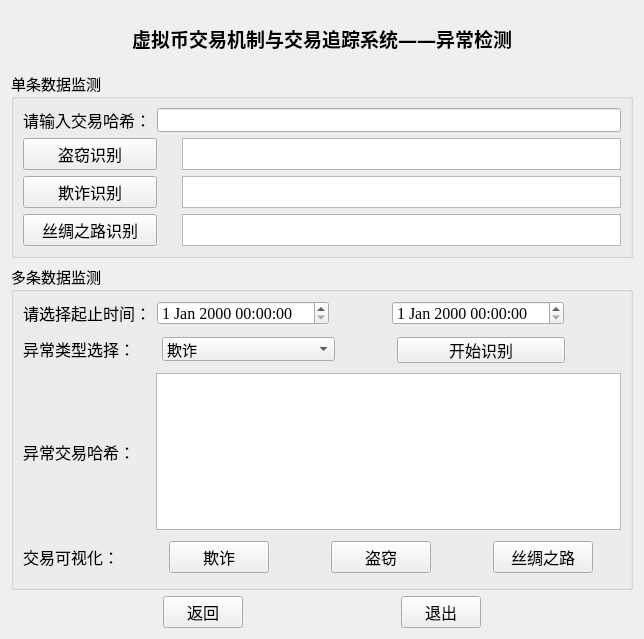
<?xml version="1.0" encoding="UTF-8"?>
<ui version="4.0">
 <class>Form</class>
 <widget class="QWidget" name="Form">
  <property name="geometry">
   <rect>
    <x>0</x>
    <y>0</y>
    <width>644</width>
    <height>639</height>
   </rect>
  </property>
  <property name="font">
   <font>
    <family>Agency FB</family>
    <pointsize>12</pointsize>
   </font>
  </property>
  <property name="windowTitle">
   <string>Form</string>
  </property>
  <layout class="QVBoxLayout" name="verticalLayout_3" stretch="1,2,6,1">
   <item>
    <widget class="QLabel" name="label">
     <property name="font">
      <font>
       <family>Agency FB</family>
       <pointsize>14</pointsize>
       <weight>75</weight>
       <bold>true</bold>
      </font>
     </property>
     <property name="text">
      <string>虚拟币交易机制与交易追踪系统——异常检测</string>
     </property>
     <property name="alignment">
      <set>Qt::AlignCenter</set>
     </property>
    </widget>
   </item>
   <item>
    <widget class="QGroupBox" name="groupBox_2">
     <property name="font">
      <font>
       <family>Agency FB</family>
       <pointsize>11</pointsize>
      </font>
     </property>
     <property name="title">
      <string>单条数据监测</string>
     </property>
     <layout class="QVBoxLayout" name="verticalLayout">
      <item>
       <layout class="QHBoxLayout" name="horizontalLayout" stretch="0,0">
        <item>
         <widget class="QLabel" name="label_4">
          <property name="font">
           <font>
            <family>Agency FB</family>
            <pointsize>12</pointsize>
           </font>
          </property>
          <property name="text">
           <string>请输入交易哈希：</string>
          </property>
         </widget>
        </item>
        <item>
         <widget class="QLineEdit" name="txhashText">
          <property name="sizePolicy">
           <sizepolicy hsizetype="Minimum" vsizetype="Minimum">
            <horstretch>2</horstretch>
            <verstretch>0</verstretch>
           </sizepolicy>
          </property>
          <property name="minimumSize">
           <size>
            <width>100</width>
            <height>24</height>
           </size>
          </property>
         </widget>
        </item>
       </layout>
      </item>
      <item>
       <layout class="QHBoxLayout" name="horizontalLayout_2" stretch="7,1,23">
        <item>
         <widget class="QPushButton" name="singleTheft">
          <property name="font">
           <font>
            <family>Agency FB</family>
            <pointsize>12</pointsize>
           </font>
          </property>
          <property name="text">
           <string>盗窃识别</string>
          </property>
         </widget>
        </item>
        <item>
         <spacer name="horizontalSpacer">
          <property name="orientation">
           <enum>Qt::Horizontal</enum>
          </property>
          <property name="sizeHint" stdset="0">
           <size>
            <width>40</width>
            <height>20</height>
           </size>
          </property>
         </spacer>
        </item>
        <item>
         <widget class="QTextBrowser" name="sinThText">
          <property name="sizePolicy">
           <sizepolicy hsizetype="Minimum" vsizetype="Minimum">
            <horstretch>0</horstretch>
            <verstretch>0</verstretch>
           </sizepolicy>
          </property>
          <property name="minimumSize">
           <size>
            <width>100</width>
            <height>20</height>
           </size>
          </property>
          <property name="openExternalLinks">
           <bool>false</bool>
          </property>
         </widget>
        </item>
       </layout>
      </item>
      <item>
       <spacer name="verticalSpacer">
        <property name="orientation">
         <enum>Qt::Vertical</enum>
        </property>
        <property name="sizeHint" stdset="0">
         <size>
          <width>20</width>
          <height>40</height>
         </size>
        </property>
       </spacer>
      </item>
      <item>
       <layout class="QHBoxLayout" name="horizontalLayout_8" stretch="7,1,23">
        <item>
         <widget class="QPushButton" name="singleFraud">
          <property name="font">
           <font>
            <family>Agency FB</family>
            <pointsize>12</pointsize>
           </font>
          </property>
          <property name="text">
           <string>欺诈识别</string>
          </property>
         </widget>
        </item>
        <item>
         <spacer name="horizontalSpacer_10">
          <property name="orientation">
           <enum>Qt::Horizontal</enum>
          </property>
          <property name="sizeHint" stdset="0">
           <size>
            <width>40</width>
            <height>20</height>
           </size>
          </property>
         </spacer>
        </item>
        <item>
         <widget class="QTextBrowser" name="sinFrText">
          <property name="sizePolicy">
           <sizepolicy hsizetype="Minimum" vsizetype="Minimum">
            <horstretch>0</horstretch>
            <verstretch>0</verstretch>
           </sizepolicy>
          </property>
          <property name="minimumSize">
           <size>
            <width>0</width>
            <height>20</height>
           </size>
          </property>
          <property name="openExternalLinks">
           <bool>false</bool>
          </property>
         </widget>
        </item>
       </layout>
      </item>
      <item>
       <spacer name="verticalSpacer_2">
        <property name="orientation">
         <enum>Qt::Vertical</enum>
        </property>
        <property name="sizeHint" stdset="0">
         <size>
          <width>20</width>
          <height>40</height>
         </size>
        </property>
       </spacer>
      </item>
      <item>
       <layout class="QHBoxLayout" name="horizontalLayout_9" stretch="7,1,23">
        <item>
         <widget class="QPushButton" name="singleSilk">
          <property name="font">
           <font>
            <family>Agency FB</family>
            <pointsize>12</pointsize>
           </font>
          </property>
          <property name="text">
           <string>丝绸之路识别</string>
          </property>
         </widget>
        </item>
        <item>
         <spacer name="horizontalSpacer_11">
          <property name="orientation">
           <enum>Qt::Horizontal</enum>
          </property>
          <property name="sizeHint" stdset="0">
           <size>
            <width>40</width>
            <height>20</height>
           </size>
          </property>
         </spacer>
        </item>
        <item>
         <widget class="QTextBrowser" name="sinSilkText">
          <property name="sizePolicy">
           <sizepolicy hsizetype="Minimum" vsizetype="Minimum">
            <horstretch>0</horstretch>
            <verstretch>0</verstretch>
           </sizepolicy>
          </property>
          <property name="minimumSize">
           <size>
            <width>0</width>
            <height>24</height>
           </size>
          </property>
          <property name="openExternalLinks">
           <bool>false</bool>
          </property>
         </widget>
        </item>
       </layout>
      </item>
     </layout>
    </widget>
   </item>
   <item>
    <widget class="QGroupBox" name="groupBox_3">
     <property name="sizePolicy">
      <sizepolicy hsizetype="Minimum" vsizetype="Minimum">
       <horstretch>0</horstretch>
       <verstretch>0</verstretch>
      </sizepolicy>
     </property>
     <property name="minimumSize">
      <size>
       <width>0</width>
       <height>24</height>
      </size>
     </property>
     <property name="font">
      <font>
       <family>Agency FB</family>
       <pointsize>11</pointsize>
      </font>
     </property>
     <property name="title">
      <string>多条数据监测</string>
     </property>
     <layout class="QVBoxLayout" name="verticalLayout_2">
      <item>
       <layout class="QHBoxLayout" name="horizontalLayout_3" stretch="4,6,2,6,2">
        <item>
         <widget class="QLabel" name="label_6">
          <property name="font">
           <font>
            <family>Agency FB</family>
            <pointsize>12</pointsize>
           </font>
          </property>
          <property name="text">
           <string>请选择起止时间：</string>
          </property>
         </widget>
        </item>
        <item>
         <widget class="QDateTimeEdit" name="startDate">
          <property name="sizePolicy">
           <sizepolicy hsizetype="Minimum" vsizetype="Maximum">
            <horstretch>0</horstretch>
            <verstretch>0</verstretch>
           </sizepolicy>
          </property>
          <property name="minimumSize">
           <size>
            <width>0</width>
            <height>24</height>
           </size>
          </property>
          <property name="maximumSize">
           <size>
            <width>180</width>
            <height>24</height>
           </size>
          </property>
          <property name="font">
           <font>
            <family>Times New Roman</family>
            <pointsize>12</pointsize>
           </font>
          </property>
         </widget>
        </item>
        <item>
         <spacer name="horizontalSpacer_6">
          <property name="orientation">
           <enum>Qt::Horizontal</enum>
          </property>
          <property name="sizeHint" stdset="0">
           <size>
            <width>40</width>
            <height>20</height>
           </size>
          </property>
         </spacer>
        </item>
        <item>
         <widget class="QDateTimeEdit" name="endDate">
          <property name="sizePolicy">
           <sizepolicy hsizetype="Minimum" vsizetype="Maximum">
            <horstretch>0</horstretch>
            <verstretch>0</verstretch>
           </sizepolicy>
          </property>
          <property name="minimumSize">
           <size>
            <width>0</width>
            <height>24</height>
           </size>
          </property>
          <property name="maximumSize">
           <size>
            <width>180</width>
            <height>24</height>
           </size>
          </property>
          <property name="font">
           <font>
            <family>Times New Roman</family>
            <pointsize>12</pointsize>
           </font>
          </property>
         </widget>
        </item>
        <item>
         <spacer name="horizontalSpacer_7">
          <property name="orientation">
           <enum>Qt::Horizontal</enum>
          </property>
          <property name="sizeHint" stdset="0">
           <size>
            <width>40</width>
            <height>20</height>
           </size>
          </property>
         </spacer>
        </item>
       </layout>
      </item>
      <item>
       <spacer name="verticalSpacer_3">
        <property name="orientation">
         <enum>Qt::Vertical</enum>
        </property>
        <property name="sizeHint" stdset="0">
         <size>
          <width>20</width>
          <height>40</height>
         </size>
        </property>
       </spacer>
      </item>
      <item>
       <layout class="QHBoxLayout" name="horizontalLayout_7" stretch="2,5,1,3,1">
        <item>
         <widget class="QLabel" name="label_2">
          <property name="font">
           <font>
            <family>Agency FB</family>
            <pointsize>12</pointsize>
           </font>
          </property>
          <property name="text">
           <string>异常类型选择：     </string>
          </property>
         </widget>
        </item>
        <item>
         <widget class="QComboBox" name="multiAnoClassCombo">
          <property name="sizePolicy">
           <sizepolicy hsizetype="Minimum" vsizetype="Maximum">
            <horstretch>0</horstretch>
            <verstretch>0</verstretch>
           </sizepolicy>
          </property>
          <property name="minimumSize">
           <size>
            <width>0</width>
            <height>24</height>
           </size>
          </property>
          <property name="maximumSize">
           <size>
            <width>173</width>
            <height>24</height>
           </size>
          </property>
          <item>
           <property name="text">
            <string>欺诈</string>
           </property>
          </item>
          <item>
           <property name="text">
            <string>盗窃</string>
           </property>
          </item>
          <item>
           <property name="text">
            <string>丝绸之路</string>
           </property>
          </item>
         </widget>
        </item>
        <item>
         <spacer name="horizontalSpacer_8">
          <property name="orientation">
           <enum>Qt::Horizontal</enum>
          </property>
          <property name="sizeHint" stdset="0">
           <size>
            <width>40</width>
            <height>20</height>
           </size>
          </property>
         </spacer>
        </item>
        <item>
         <widget class="QPushButton" name="MultiAD_Btn">
          <property name="sizePolicy">
           <sizepolicy hsizetype="Minimum" vsizetype="Maximum">
            <horstretch>0</horstretch>
            <verstretch>0</verstretch>
           </sizepolicy>
          </property>
          <property name="minimumSize">
           <size>
            <width>0</width>
            <height>26</height>
           </size>
          </property>
          <property name="maximumSize">
           <size>
            <width>180</width>
            <height>24</height>
           </size>
          </property>
          <property name="font">
           <font>
            <family>Agency FB</family>
            <pointsize>12</pointsize>
           </font>
          </property>
          <property name="text">
           <string>开始识别</string>
          </property>
         </widget>
        </item>
        <item>
         <spacer name="horizontalSpacer_9">
          <property name="orientation">
           <enum>Qt::Horizontal</enum>
          </property>
          <property name="sizeHint" stdset="0">
           <size>
            <width>40</width>
            <height>20</height>
           </size>
          </property>
         </spacer>
        </item>
       </layout>
      </item>
      <item>
       <spacer name="verticalSpacer_8">
        <property name="orientation">
         <enum>Qt::Vertical</enum>
        </property>
        <property name="sizeHint" stdset="0">
         <size>
          <width>20</width>
          <height>40</height>
         </size>
        </property>
       </spacer>
      </item>
      <item>
       <layout class="QHBoxLayout" name="horizontalLayout_5" stretch="3,11">
        <item>
         <widget class="QLabel" name="label_7">
          <property name="font">
           <font>
            <family>Agency FB</family>
            <pointsize>12</pointsize>
           </font>
          </property>
          <property name="text">
           <string>异常交易哈希：</string>
          </property>
         </widget>
        </item>
        <item>
         <widget class="QTextBrowser" name="AnoTxHashTxt"/>
        </item>
       </layout>
      </item>
      <item>
       <spacer name="verticalSpacer_4">
        <property name="orientation">
         <enum>Qt::Vertical</enum>
        </property>
        <property name="sizeHint" stdset="0">
         <size>
          <width>20</width>
          <height>40</height>
         </size>
        </property>
       </spacer>
      </item>
      <item>
       <layout class="QHBoxLayout" name="horizontalLayout_6" stretch="4,1,2,2,2,2,2,1">
        <item>
         <widget class="QLabel" name="label_8">
          <property name="font">
           <font>
            <family>Agency FB</family>
            <pointsize>12</pointsize>
           </font>
          </property>
          <property name="text">
           <string>交易可视化：</string>
          </property>
         </widget>
        </item>
        <item>
         <spacer name="horizontalSpacer_5">
          <property name="orientation">
           <enum>Qt::Horizontal</enum>
          </property>
          <property name="sizeHint" stdset="0">
           <size>
            <width>40</width>
            <height>20</height>
           </size>
          </property>
         </spacer>
        </item>
        <item>
         <widget class="QPushButton" name="visualFraudBtn">
          <property name="sizePolicy">
           <sizepolicy hsizetype="Fixed" vsizetype="Fixed">
            <horstretch>0</horstretch>
            <verstretch>0</verstretch>
           </sizepolicy>
          </property>
          <property name="minimumSize">
           <size>
            <width>100</width>
            <height>22</height>
           </size>
          </property>
          <property name="font">
           <font>
            <family>Agency FB</family>
            <pointsize>12</pointsize>
           </font>
          </property>
          <property name="text">
           <string>欺诈</string>
          </property>
         </widget>
        </item>
        <item>
         <spacer name="horizontalSpacer_2">
          <property name="orientation">
           <enum>Qt::Horizontal</enum>
          </property>
          <property name="sizeHint" stdset="0">
           <size>
            <width>40</width>
            <height>20</height>
           </size>
          </property>
         </spacer>
        </item>
        <item>
         <widget class="QPushButton" name="visualTheftBtn">
          <property name="sizePolicy">
           <sizepolicy hsizetype="Minimum" vsizetype="Fixed">
            <horstretch>0</horstretch>
            <verstretch>0</verstretch>
           </sizepolicy>
          </property>
          <property name="minimumSize">
           <size>
            <width>100</width>
            <height>0</height>
           </size>
          </property>
          <property name="font">
           <font>
            <family>Agency FB</family>
            <pointsize>12</pointsize>
           </font>
          </property>
          <property name="text">
           <string>盗窃</string>
          </property>
         </widget>
        </item>
        <item>
         <spacer name="horizontalSpacer_4">
          <property name="orientation">
           <enum>Qt::Horizontal</enum>
          </property>
          <property name="sizeHint" stdset="0">
           <size>
            <width>40</width>
            <height>20</height>
           </size>
          </property>
         </spacer>
        </item>
        <item>
         <widget class="QPushButton" name="visualSilkBtn">
          <property name="sizePolicy">
           <sizepolicy hsizetype="Fixed" vsizetype="Fixed">
            <horstretch>0</horstretch>
            <verstretch>0</verstretch>
           </sizepolicy>
          </property>
          <property name="minimumSize">
           <size>
            <width>100</width>
            <height>0</height>
           </size>
          </property>
          <property name="font">
           <font>
            <family>Agency FB</family>
            <pointsize>12</pointsize>
           </font>
          </property>
          <property name="text">
           <string>丝绸之路</string>
          </property>
         </widget>
        </item>
        <item>
         <spacer name="horizontalSpacer_3">
          <property name="orientation">
           <enum>Qt::Horizontal</enum>
          </property>
          <property name="sizeHint" stdset="0">
           <size>
            <width>40</width>
            <height>20</height>
           </size>
          </property>
         </spacer>
        </item>
       </layout>
      </item>
      <item>
       <spacer name="verticalSpacer_5">
        <property name="orientation">
         <enum>Qt::Vertical</enum>
        </property>
        <property name="sizeHint" stdset="0">
         <size>
          <width>20</width>
          <height>40</height>
         </size>
        </property>
       </spacer>
      </item>
     </layout>
    </widget>
   </item>
   <item>
    <layout class="QHBoxLayout" name="horizontalLayout_4">
     <item>
      <widget class="QPushButton" name="returnBtn">
       <property name="sizePolicy">
        <sizepolicy hsizetype="Fixed" vsizetype="Fixed">
         <horstretch>0</horstretch>
         <verstretch>0</verstretch>
        </sizepolicy>
       </property>
       <property name="text">
        <string>返回</string>
       </property>
      </widget>
     </item>
     <item>
      <widget class="QPushButton" name="exitBtn">
       <property name="sizePolicy">
        <sizepolicy hsizetype="Fixed" vsizetype="Fixed">
         <horstretch>0</horstretch>
         <verstretch>0</verstretch>
        </sizepolicy>
       </property>
       <property name="text">
        <string>退出</string>
       </property>
      </widget>
     </item>
    </layout>
   </item>
  </layout>
 </widget>
 <resources/>
 <connections>
  <connection>
   <sender>exitBtn</sender>
   <signal>clicked()</signal>
   <receiver>Form</receiver>
   <slot>close()</slot>
   <hints>
    <hint type="sourcelabel">
     <x>436</x>
     <y>517</y>
    </hint>
    <hint type="destinationlabel">
     <x>379</x>
     <y>543</y>
    </hint>
   </hints>
  </connection>
 </connections>
</ui>
